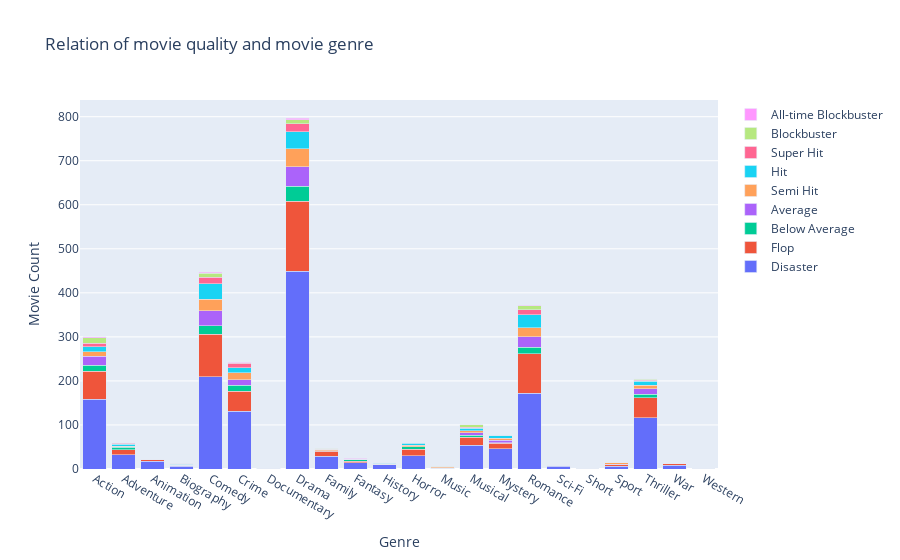

The notebook cell this image was saved under:
### Markdown cell above
Most movies are a mixture of 3 genres

### Code cell
a = pd.DataFrame(movie_details['genre'].apply(lambda x:x.split(' | ')[0]))
a['genre2'] = movie_details['genre'].apply(lambda x:'NA' if len(x.split(' | '))==1 else x.split(' | ')[1])
a['genre3'] = movie_details['genre'].apply(lambda x:'NA' if len(x.split(' | '))<3 else x.split(' | ')[2])
a['hitFlop'] = movie_details['hitFlop']
b = []
b.append(a['genre'])
b.append(a['genre2'])
b.append(a['genre3'])
c =list(chain.from_iterable(b))
c = (list(filter(lambda x:x!='NA',c)))
c = pd.DataFrame(pd.Series(c).value_counts())
c['genre'] = np.array(c.index)
cols = np.array(np.arange(1,10))
for i in cols:
    c[i]=0 
for i in np.array(a.index):
    for j in np.array(c.index):
        for k in ['genre','genre2','genre3']:
            if a.loc[i,k]==j:
                c.loc[j,a.loc[i,'hitFlop']]+=1
fig = go.Figure(go.Bar(x=c['genre'], y=c.loc[:,1], name='Disaster'))
fig.add_trace(go.Bar(x=c['genre'], y=c.loc[:,2], name='Flop'))
fig.add_trace(go.Bar(x=c['genre'], y=c.loc[:,3], name='Below Average'))
fig.add_trace(go.Bar(x=c['genre'], y=c.loc[:,4], name='Average'))
fig.add_trace(go.Bar(x=c['genre'], y=c.loc[:,5], name='Semi Hit'))
fig.add_trace(go.Bar(x=c['genre'], y=c.loc[:,6], name='Hit'))
fig.add_trace(go.Bar(x=c['genre'], y=c.loc[:,7], name='Super Hit'))
fig.add_trace(go.Bar(x=c['genre'], y=c.loc[:,8], name='Blockbuster'))
fig.add_trace(go.Bar(x=c['genre'], y=c.loc[:,9], name='All-time Blockbuster'))

fig.update_layout(barmode='stack', xaxis={'categoryorder':'category ascending'},
                 yaxis_title = 'Movie Count',xaxis_title='Genre',
                 title = 'Relation of movie quality and movie genre')
fig.show()

### Figure 1 — Plotly figure (JSON) as saved in the notebook; plotly's stock layout.template omitted (floating-point values rounded to 4 significant figures)
{"data": [{"name": "Disaster", "type": "bar", "x": ["Drama", "Comedy", "Romance", "Action", "Crime", "Thriller", "Musical", "Mystery", "Adventure", "Horror", "Family", "Fantasy", "Animation", "History", "Sport", "Biography", "War", "Sci-Fi", "Music", "Documentary", "Short", "Western"], "y": [449, 210, 172, 158, 131, 116, 54, 46, 32, 30, 29, 14, 18, 10, 6, 6, 9, 6, 2, 2, 1, 0]}, {"name": "Flop", "type": "bar", "x": ["Drama", "Comedy", "Romance", "Action", "Crime", "Thriller", "Musical", "Mystery", "Adventure", "Horror", "Family", "Fantasy", "Animation", "History", "Sport", "Biography", "War", "Sci-Fi", "Music", "Documentary", "Short", "Western"], "y": [159, 96, 90, 64, 46, 46, 18, 12, 12, 15, 11, 4, 3, 1, 4, 2, 3, 2, 0, 0, 0, 0]}, {"name": "Below Average", "type": "bar", "x": ["Drama", "Comedy", "Romance", "Action", "Crime", "Thriller", "Musical", "Mystery", "Adventure", "Horror", "Family", "Fantasy", "Animation", "History", "Sport", "Biography", "War", "Sci-Fi", "Music", "Documentary", "Short", "Western"], "y": [34, 19, 14, 14, 13, 8, 5, 2, 5, 5, 1, 3, 0, 0, 0, 0, 0, 0, 0, 0, 0, 0]}, {"name": "Average", "type": "bar", "x": ["Drama", "Comedy", "Romance", "Action", "Crime", "Thriller", "Musical", "Mystery", "Adventure", "Horror", "Family", "Fantasy", "Animation", "History", "Sport", "Biography", "War", "Sci-Fi", "Music", "Documentary", "Short", "Western"], "y": [44, 34, 24, 20, 13, 12, 5, 5, 1, 1, 1, 1, 0, 1, 1, 0, 0, 0, 1, 0, 0, 0]}, {"name": "Semi Hit", "type": "bar", "x": ["Drama", "Comedy", "Romance", "Action", "Crime", "Thriller", "Musical", "Mystery", "Adventure", "Horror", "Family", "Fantasy", "Animation", "History", "Sport", "Biography", "War", "Sci-Fi", "Music", "Documentary", "Short", "Western"], "y": [41, 26, 21, 10, 16, 8, 5, 5, 2, 3, 3, 0, 1, 0, 3, 2, 0, 0, 2, 0, 0, 1]}, {"name": "Hit", "type": "bar", "x": ["Drama", "Comedy", "Romance", "Action", "Crime", "Thriller", "Musical", "Mystery", "Adventure", "Horror", "Family", "Fantasy", "Animation", "History", "Sport", "Biography", "War", "Sci-Fi", "Music", "Documentary", "Short", "Western"], "y": [39, 36, 29, 12, 11, 9, 5, 7, 4, 5, 0, 1, 0, 1, 0, 1, 0, 1, 0, 0, 0, 0]}, {"name": "Super Hit", "type": "bar", "x": ["Drama", "Comedy", "Romance", "Action", "Crime", "Thriller", "Musical", "Mystery", "Adventure", "Horror", "Family", "Fantasy", "Animation", "History", "Sport", "Biography", "War", "Sci-Fi", "Music", "Documentary", "Short", "Western"], "y": [18, 14, 12, 8, 10, 3, 3, 0, 3, 1, 1, 0, 0, 1, 0, 2, 0, 0, 0, 0, 0, 0]}, {"name": "Blockbuster", "type": "bar", "x": ["Drama", "Comedy", "Romance", "Action", "Crime", "Thriller", "Musical", "Mystery", "Adventure", "Horror", "Family", "Fantasy", "Animation", "History", "Sport", "Biography", "War", "Sci-Fi", "Music", "Documentary", "Short", "Western"], "y": [9, 10, 9, 12, 1, 2, 5, 1, 1, 0, 1, 0, 0, 0, 0, 0, 0, 1, 1, 0, 0, 0]}, {"name": "All-time Blockbuster", "type": "bar", "x": ["Drama", "Comedy", "Romance", "Action", "Crime", "Thriller", "Musical", "Mystery", "Adventure", "Horror", "Family", "Fantasy", "Animation", "History", "Sport", "Biography", "War", "Sci-Fi", "Music", "Documentary", "Short", "Western"], "y": [3, 2, 1, 2, 1, 1, 0, 0, 0, 0, 0, 1, 0, 0, 0, 0, 0, 0, 0, 0, 0, 0]}], "layout": {"barmode": "stack", "title": {"text": "Relation of movie quality and movie genre"}, "xaxis": {"categoryorder": "category ascending", "title": {"text": "Genre"}}, "yaxis": {"title": {"text": "Movie Count"}}}}
